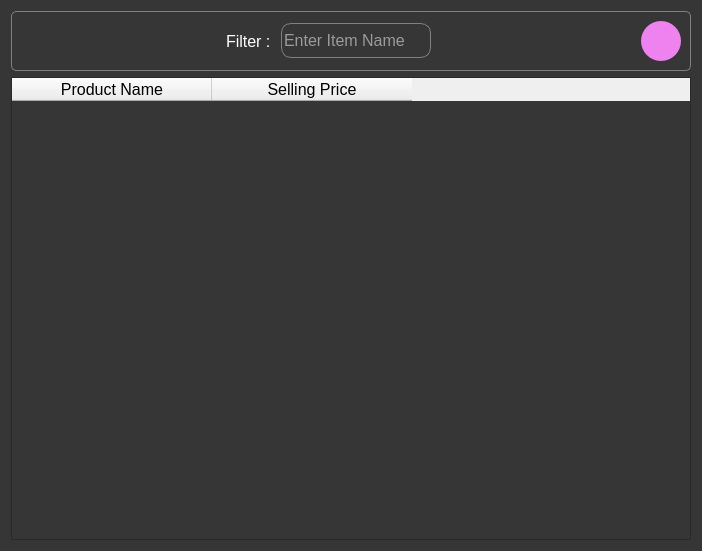
<?xml version="1.0" encoding="UTF-8"?>
<ui version="4.0">
 <class>ItemsDialog</class>
 <widget class="QDialog" name="ItemsDialog">
  <property name="geometry">
   <rect>
    <x>0</x>
    <y>0</y>
    <width>702</width>
    <height>551</height>
   </rect>
  </property>
  <property name="windowTitle">
   <string>All Items</string>
  </property>
  <property name="styleSheet">
   <string notr="true">QDialog, QTableWidget{
background-color:rgb(54,54,54);
color:white;
font:12px;
}
QFrame#frame{
border:1px solid grey;
border-radius:5px;
color:white;
}</string>
  </property>
  <layout class="QVBoxLayout" name="verticalLayout">
   <item>
    <widget class="QFrame" name="frame">
     <property name="minimumSize">
      <size>
       <width>0</width>
       <height>60</height>
      </size>
     </property>
     <property name="styleSheet">
      <string notr="true">*{
color:white;
background-color:rgb(54,54,54);
}
QPushButton{
background-color:violet;
}
QPushButton:hover{
border:2px solid white;
}
QPushButton:pressed{
border:2px solid orange;
}</string>
     </property>
     <property name="frameShape">
      <enum>QFrame::StyledPanel</enum>
     </property>
     <property name="frameShadow">
      <enum>QFrame::Raised</enum>
     </property>
     <layout class="QHBoxLayout" name="horizontalLayout_2">
      <item>
       <spacer name="horizontalSpacer">
        <property name="orientation">
         <enum>Qt::Horizontal</enum>
        </property>
        <property name="sizeHint" stdset="0">
         <size>
          <width>40</width>
          <height>20</height>
         </size>
        </property>
       </spacer>
      </item>
      <item>
       <layout class="QHBoxLayout" name="horizontalLayout">
        <item>
         <widget class="QLabel" name="label">
          <property name="minimumSize">
           <size>
            <width>0</width>
            <height>30</height>
           </size>
          </property>
          <property name="font">
           <font>
            <pointsize>12</pointsize>
           </font>
          </property>
          <property name="text">
           <string>Filter : </string>
          </property>
         </widget>
        </item>
        <item>
         <widget class="QLineEdit" name="filterLineEdit">
          <property name="minimumSize">
           <size>
            <width>150</width>
            <height>35</height>
           </size>
          </property>
          <property name="font">
           <font>
            <pointsize>12</pointsize>
           </font>
          </property>
          <property name="styleSheet">
           <string notr="true">border:1px solid grey;
border-radius:10px;</string>
          </property>
          <property name="maxLength">
           <number>30</number>
          </property>
          <property name="placeholderText">
           <string>Enter Item Name</string>
          </property>
          <property name="clearButtonEnabled">
           <bool>true</bool>
          </property>
         </widget>
        </item>
       </layout>
      </item>
      <item>
       <spacer name="horizontalSpacer_2">
        <property name="orientation">
         <enum>Qt::Horizontal</enum>
        </property>
        <property name="sizeHint" stdset="0">
         <size>
          <width>40</width>
          <height>20</height>
         </size>
        </property>
       </spacer>
      </item>
      <item>
       <widget class="QPushButton" name="refreshBtn">
        <property name="minimumSize">
         <size>
          <width>40</width>
          <height>40</height>
         </size>
        </property>
        <property name="styleSheet">
         <string notr="true">border-radius:20px;</string>
        </property>
        <property name="text">
         <string/>
        </property>
        <property name="iconSize">
         <size>
          <width>32</width>
          <height>32</height>
         </size>
        </property>
       </widget>
      </item>
     </layout>
    </widget>
   </item>
   <item>
    <widget class="QTableWidget" name="tableWidget">
     <property name="font">
      <font>
       <pointsize>-1</pointsize>
       <weight>50</weight>
       <italic>false</italic>
       <bold>false</bold>
      </font>
     </property>
     <property name="editTriggers">
      <set>QAbstractItemView::NoEditTriggers</set>
     </property>
     <property name="selectionMode">
      <enum>QAbstractItemView::NoSelection</enum>
     </property>
     <property name="sortingEnabled">
      <bool>true</bool>
     </property>
     <attribute name="horizontalHeaderDefaultSectionSize">
      <number>200</number>
     </attribute>
     <attribute name="horizontalHeaderMinimumSectionSize">
      <number>40</number>
     </attribute>
     <column>
      <property name="text">
       <string>Product Name</string>
      </property>
      <property name="font">
       <font>
        <pointsize>12</pointsize>
       </font>
      </property>
     </column>
     <column>
      <property name="text">
       <string>Selling Price</string>
      </property>
      <property name="font">
       <font>
        <pointsize>12</pointsize>
       </font>
      </property>
     </column>
    </widget>
   </item>
  </layout>
 </widget>
 <resources/>
 <connections/>
</ui>
